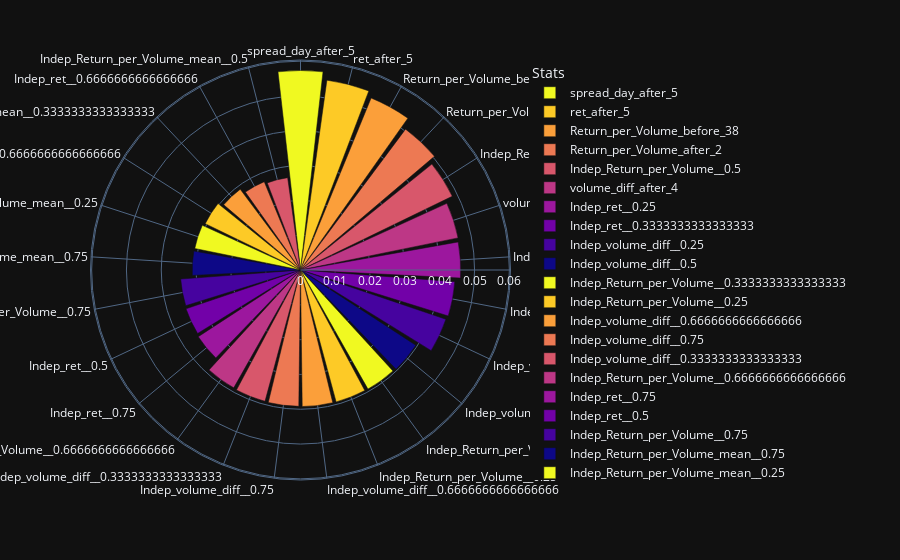

Here is the notebook cell this chart was saved with:
### Code cell
d = {'Stats':features_mins_reduced,'FI':rf_best_mins_reduced.feature_importances_}
fi = pd.DataFrame(d)
fi = fi.sort_values(by='FI', ascending=0)
fig = px.bar_polar(fi, r="FI", theta="Stats",
                   color="Stats", template="plotly_dark",
                   color_discrete_sequence= px.colors.sequential.Plasma_r)
fig.show()

### Figure 1 — Plotly figure (JSON) as saved in the notebook; plotly's stock layout.template omitted (floating-point values rounded to 4 significant figures)
{"data": [{"hovertemplate": "Stats=%{theta}<br>FI=%{r}<extra></extra>", "legendgroup": "spread_day_after_5", "marker": {"color": "#f0f921"}, "name": "spread_day_after_5", "r": [0.05731], "showlegend": true, "subplot": "polar", "theta": ["spread_day_after_5"], "type": "barpolar"}, {"hovertemplate": "Stats=%{theta}<br>FI=%{r}<extra></extra>", "legendgroup": "ret_after_5", "marker": {"color": "#fdca26"}, "name": "ret_after_5", "r": [0.05506], "showlegend": true, "subplot": "polar", "theta": ["ret_after_5"], "type": "barpolar"}, {"hovertemplate": "Stats=%{theta}<br>FI=%{r}<extra></extra>", "legendgroup": "Return_per_Volume_before_38", "marker": {"color": "#fb9f3a"}, "name": "Return_per_Volume_before_38", "r": [0.05341], "showlegend": true, "subplot": "polar", "theta": ["Return_per_Volume_before_38"], "type": "barpolar"}, {"hovertemplate": "Stats=%{theta}<br>FI=%{r}<extra></extra>", "legendgroup": "Return_per_Volume_after_2", "marker": {"color": "#ed7953"}, "name": "Return_per_Volume_after_2", "r": [0.05048], "showlegend": true, "subplot": "polar", "theta": ["Return_per_Volume_after_2"], "type": "barpolar"}, {"hovertemplate": "Stats=%{theta}<br>FI=%{r}<extra></extra>", "legendgroup": "Indep_Return_per_Volume__0.5", "marker": {"color": "#d8576b"}, "name": "Indep_Return_per_Volume__0.5", "r": [0.04847], "showlegend": true, "subplot": "polar", "theta": ["Indep_Return_per_Volume__0.5"], "type": "barpolar"}, {"hovertemplate": "Stats=%{theta}<br>FI=%{r}<extra></extra>", "legendgroup": "volume_diff_after_4", "marker": {"color": "#bd3786"}, "name": "volume_diff_after_4", "r": [0.0462], "showlegend": true, "subplot": "polar", "theta": ["volume_diff_after_4"], "type": "barpolar"}, {"hovertemplate": "Stats=%{theta}<br>FI=%{r}<extra></extra>", "legendgroup": "Indep_ret__0.25", "marker": {"color": "#9c179e"}, "name": "Indep_ret__0.25", "r": [0.04601], "showlegend": true, "subplot": "polar", "theta": ["Indep_ret__0.25"], "type": "barpolar"}, {"hovertemplate": "Stats=%{theta}<br>FI=%{r}<extra></extra>", "legendgroup": "Indep_ret__0.3333333333333333", "marker": {"color": "#7201a8"}, "name": "Indep_ret__0.3333333333333333", "r": [0.04445], "showlegend": true, "subplot": "polar", "theta": ["Indep_ret__0.3333333333333333"], "type": "barpolar"}, {"hovertemplate": "Stats=%{theta}<br>FI=%{r}<extra></extra>", "legendgroup": "Indep_volume_diff__0.25", "marker": {"color": "#46039f"}, "name": "Indep_volume_diff__0.25", "r": [0.04411], "showlegend": true, "subplot": "polar", "theta": ["Indep_volume_diff__0.25"], "type": "barpolar"}, {"hovertemplate": "Stats=%{theta}<br>FI=%{r}<extra></extra>", "legendgroup": "Indep_volume_diff__0.5", "marker": {"color": "#0d0887"}, "name": "Indep_volume_diff__0.5", "r": [0.03957], "showlegend": true, "subplot": "polar", "theta": ["Indep_volume_diff__0.5"], "type": "barpolar"}, {"hovertemplate": "Stats=%{theta}<br>FI=%{r}<extra></extra>", "legendgroup": "Indep_Return_per_Volume__0.3333333333333333", "marker": {"color": "#f0f921"}, "name": "Indep_Return_per_Volume__0.3333333333333333", "r": [0.03932], "showlegend": true, "subplot": "polar", "theta": ["Indep_Return_per_Volume__0.3333333333333333"], "type": "barpolar"}, {"hovertemplate": "Stats=%{theta}<br>FI=%{r}<extra></extra>", "legendgroup": "Indep_Return_per_Volume__0.25", "marker": {"color": "#fdca26"}, "name": "Indep_Return_per_Volume__0.25", "r": [0.03925], "showlegend": true, "subplot": "polar", "theta": ["Indep_Return_per_Volume__0.25"], "type": "barpolar"}, {"hovertemplate": "Stats=%{theta}<br>FI=%{r}<extra></extra>", "legendgroup": "Indep_volume_diff__0.6666666666666666", "marker": {"color": "#fb9f3a"}, "name": "Indep_volume_diff__0.6666666666666666", "r": [0.03922], "showlegend": true, "subplot": "polar", "theta": ["Indep_volume_diff__0.6666666666666666"], "type": "barpolar"}, {"hovertemplate": "Stats=%{theta}<br>FI=%{r}<extra></extra>", "legendgroup": "Indep_volume_diff__0.75", "marker": {"color": "#ed7953"}, "name": "Indep_volume_diff__0.75", "r": [0.03916], "showlegend": true, "subplot": "polar", "theta": ["Indep_volume_diff__0.75"], "type": "barpolar"}, {"hovertemplate": "Stats=%{theta}<br>FI=%{r}<extra></extra>", "legendgroup": "Indep_volume_diff__0.3333333333333333", "marker": {"color": "#d8576b"}, "name": "Indep_volume_diff__0.3333333333333333", "r": [0.03908], "showlegend": true, "subplot": "polar", "theta": ["Indep_volume_diff__0.3333333333333333"], "type": "barpolar"}, {"hovertemplate": "Stats=%{theta}<br>FI=%{r}<extra></extra>", "legendgroup": "Indep_Return_per_Volume__0.6666666666666666", "marker": {"color": "#bd3786"}, "name": "Indep_Return_per_Volume__0.6666666666666666", "r": [0.03891], "showlegend": true, "subplot": "polar", "theta": ["Indep_Return_per_Volume__0.6666666666666666"], "type": "barpolar"}, {"hovertemplate": "Stats=%{theta}<br>FI=%{r}<extra></extra>", "legendgroup": "Indep_ret__0.75", "marker": {"color": "#9c179e"}, "name": "Indep_ret__0.75", "r": [0.03507], "showlegend": true, "subplot": "polar", "theta": ["Indep_ret__0.75"], "type": "barpolar"}, {"hovertemplate": "Stats=%{theta}<br>FI=%{r}<extra></extra>", "legendgroup": "Indep_ret__0.5", "marker": {"color": "#7201a8"}, "name": "Indep_ret__0.5", "r": [0.03473], "showlegend": true, "subplot": "polar", "theta": ["Indep_ret__0.5"], "type": "barpolar"}, {"hovertemplate": "Stats=%{theta}<br>FI=%{r}<extra></extra>", "legendgroup": "Indep_Return_per_Volume__0.75", "marker": {"color": "#46039f"}, "name": "Indep_Return_per_Volume__0.75", "r": [0.03452], "showlegend": true, "subplot": "polar", "theta": ["Indep_Return_per_Volume__0.75"], "type": "barpolar"}, {"hovertemplate": "Stats=%{theta}<br>FI=%{r}<extra></extra>", "legendgroup": "Indep_Return_per_Volume_mean__0.75", "marker": {"color": "#0d0887"}, "name": "Indep_Return_per_Volume_mean__0.75", "r": [0.03112], "showlegend": true, "subplot": "polar", "theta": ["Indep_Return_per_Volume_mean__0.75"], "type": "barpolar"}, {"hovertemplate": "Stats=%{theta}<br>FI=%{r}<extra></extra>", "legendgroup": "Indep_Return_per_Volume_mean__0.25", "marker": {"color": "#f0f921"}, "name": "Indep_Return_per_Volume_mean__0.25", "r": [0.03099], "showlegend": true, "subplot": "polar", "theta": ["Indep_Return_per_Volume_mean__0.25"], "type": "barpolar"}, {"hovertemplate": "Stats=%{theta}<br>FI=%{r}<extra></extra>", "legendgroup": "Indep_Return_per_Volume_mean__0.6666666666666666", "marker": {"color": "#fdca26"}, "name": "Indep_Return_per_Volume_mean__0.6666666666666666", "r": [0.03042], "showlegend": true, "subplot": "polar", "theta": ["Indep_Return_per_Volume_mean__0.6666666666666666"], "type": "barpolar"}, {"hovertemplate": "Stats=%{theta}<br>FI=%{r}<extra></extra>", "legendgroup": "Indep_Return_per_Volume_mean__0.3333333333333333", "marker": {"color": "#fb9f3a"}, "name": "Indep_Return_per_Volume_mean__0.3333333333333333", "r": [0.02894], "showlegend": true, "subplot": "polar", "theta": ["Indep_Return_per_Volume_mean__0.3333333333333333"], "type": "barpolar"}, {"hovertemplate": "Stats=%{theta}<br>FI=%{r}<extra></extra>", "legendgroup": "Indep_ret__0.6666666666666666", "marker": {"color": "#ed7953"}, "name": "Indep_ret__0.6666666666666666", "r": [0.02741], "showlegend": true, "subplot": "polar", "theta": ["Indep_ret__0.6666666666666666"], "type": "barpolar"}, {"hovertemplate": "Stats=%{theta}<br>FI=%{r}<extra></extra>", "legendgroup": "Indep_Return_per_Volume_mean__0.5", "marker": {"color": "#d8576b"}, "name": "Indep_Return_per_Volume_mean__0.5", "r": [0.02678], "showlegend": true, "subplot": "polar", "theta": ["Indep_Return_per_Volume_mean__0.5"], "type": "barpolar"}], "layout": {"barmode": "relative", "legend": {"title": {"text": "Stats"}, "tracegroupgap": 0}, "margin": {"t": 60}, "polar": {"angularaxis": {"categoryarray": ["spread_day_after_5", "ret_after_5", "Return_per_Volume_before_38", "Return_per_Volume_after_2", "Indep_Return_per_Volume__0.5", "volume_diff_after_4", "Indep_ret__0.25", "Indep_ret__0.3333333333333333", "Indep_volume_diff__0.25", "Indep_volume_diff__0.5", "Indep_Return_per_Volume__0.3333333333333333", "Indep_Return_per_Volume__0.25", "Indep_volume_diff__0.6666666666666666", "Indep_volume_diff__0.75", "Indep_volume_diff__0.3333333333333333", "Indep_Return_per_Volume__0.6666666666666666", "Indep_ret__0.75", "Indep_ret__0.5", "Indep_Return_per_Volume__0.75", "Indep_Return_per_Volume_mean__0.75", "Indep_Return_per_Volume_mean__0.25", "Indep_Return_per_Volume_mean__0.6666666666666666", "Indep_Return_per_Volume_mean__0.3333333333333333", "Indep_ret__0.6666666666666666", "Indep_Return_per_Volume_mean__0.5"], "categoryorder": "array", "direction": "clockwise", "rotation": 90}, "domain": {"x": [0, 1], "y": [0, 1]}}}}
